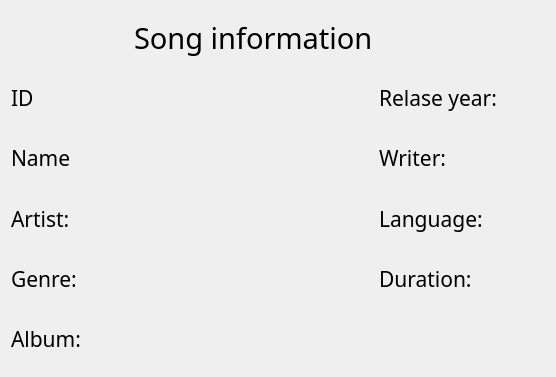
<?xml version="1.0" encoding="UTF-8"?>
<ui version="4.0">
 <class>Show</class>
 <widget class="QWidget" name="Show">
  <property name="geometry">
   <rect>
    <x>0</x>
    <y>0</y>
    <width>556</width>
    <height>377</height>
   </rect>
  </property>
  <property name="windowTitle">
   <string>Show</string>
  </property>
  <property name="windowIcon">
   <iconset resource="RES.qrc">
    <normaloff>:/icon/office-reports-icon-outline-office-reports-vector-icon-for-web-design-isolated-on-white-background-700-219898713.jpg</normaloff>:/icon/office-reports-icon-outline-office-reports-vector-icon-for-web-design-isolated-on-white-background-700-219898713.jpg</iconset>
  </property>
  <layout class="QGridLayout" name="gridLayout">
   <item row="7" column="1" colspan="2">
    <widget class="QLabel" name="show_album">
     <property name="font">
      <font>
       <family>Century Gothic</family>
       <pointsize>16</pointsize>
      </font>
     </property>
     <property name="text">
      <string/>
     </property>
    </widget>
   </item>
   <item row="2" column="0">
    <widget class="QLabel" name="infor_id">
     <property name="font">
      <font>
       <family>Modern No. 20</family>
       <pointsize>16</pointsize>
      </font>
     </property>
     <property name="text">
      <string>ID</string>
     </property>
     <property name="buddy">
      <cstring>infor_id</cstring>
     </property>
    </widget>
   </item>
   <item row="2" column="4">
    <widget class="QLabel" name="show_year">
     <property name="font">
      <font>
       <family>Century Gothic</family>
       <pointsize>16</pointsize>
      </font>
     </property>
     <property name="text">
      <string/>
     </property>
    </widget>
   </item>
   <item row="5" column="3">
    <widget class="QLabel" name="infor_lng">
     <property name="font">
      <font>
       <family>Modern No. 20</family>
       <pointsize>16</pointsize>
      </font>
     </property>
     <property name="text">
      <string>Language:</string>
     </property>
    </widget>
   </item>
   <item row="3" column="3">
    <widget class="QLabel" name="infor_writer">
     <property name="font">
      <font>
       <family>Modern No. 20</family>
       <pointsize>16</pointsize>
      </font>
     </property>
     <property name="text">
      <string>Writer:</string>
     </property>
    </widget>
   </item>
   <item row="3" column="4">
    <widget class="QLabel" name="show_writer">
     <property name="font">
      <font>
       <family>Century Gothic</family>
       <pointsize>16</pointsize>
      </font>
     </property>
     <property name="text">
      <string/>
     </property>
    </widget>
   </item>
   <item row="0" column="2">
    <widget class="QLabel" name="title">
     <property name="font">
      <font>
       <family>Modern No. 20</family>
       <pointsize>22</pointsize>
      </font>
     </property>
     <property name="text">
      <string>Song information</string>
     </property>
    </widget>
   </item>
   <item row="6" column="4">
    <widget class="QLabel" name="show_time">
     <property name="font">
      <font>
       <family>Century Gothic</family>
       <pointsize>16</pointsize>
      </font>
     </property>
     <property name="text">
      <string/>
     </property>
    </widget>
   </item>
   <item row="6" column="0">
    <widget class="QLabel" name="infor_genre">
     <property name="font">
      <font>
       <family>Modern No. 20</family>
       <pointsize>16</pointsize>
      </font>
     </property>
     <property name="text">
      <string>Genre:</string>
     </property>
    </widget>
   </item>
   <item row="5" column="1" colspan="2">
    <widget class="QLabel" name="show_artist">
     <property name="font">
      <font>
       <family>Century Gothic</family>
       <pointsize>16</pointsize>
      </font>
     </property>
     <property name="text">
      <string/>
     </property>
    </widget>
   </item>
   <item row="7" column="0">
    <widget class="QLabel" name="infor_album">
     <property name="font">
      <font>
       <family>Modern No. 20</family>
       <pointsize>16</pointsize>
      </font>
     </property>
     <property name="text">
      <string>Album:</string>
     </property>
    </widget>
   </item>
   <item row="5" column="4">
    <widget class="QLabel" name="show_lng">
     <property name="font">
      <font>
       <family>Century Gothic</family>
       <pointsize>16</pointsize>
      </font>
     </property>
     <property name="text">
      <string/>
     </property>
    </widget>
   </item>
   <item row="2" column="1" colspan="2">
    <widget class="QLabel" name="show_id">
     <property name="font">
      <font>
       <family>Century Gothic</family>
       <pointsize>16</pointsize>
      </font>
     </property>
     <property name="text">
      <string/>
     </property>
     <property name="buddy">
      <cstring>show_id</cstring>
     </property>
    </widget>
   </item>
   <item row="6" column="1" colspan="2">
    <widget class="QLabel" name="show_genre">
     <property name="font">
      <font>
       <family>Century Gothic</family>
       <pointsize>16</pointsize>
      </font>
     </property>
     <property name="text">
      <string/>
     </property>
    </widget>
   </item>
   <item row="5" column="0">
    <widget class="QLabel" name="infor_artist">
     <property name="font">
      <font>
       <family>Modern No. 20</family>
       <pointsize>16</pointsize>
      </font>
     </property>
     <property name="text">
      <string>Artist:</string>
     </property>
    </widget>
   </item>
   <item row="2" column="3">
    <widget class="QLabel" name="infor_year">
     <property name="font">
      <font>
       <family>Modern No. 20</family>
       <pointsize>16</pointsize>
      </font>
     </property>
     <property name="text">
      <string>Relase year:</string>
     </property>
     <property name="buddy">
      <cstring>infor_year</cstring>
     </property>
    </widget>
   </item>
   <item row="6" column="3">
    <widget class="QLabel" name="infor_time">
     <property name="font">
      <font>
       <family>Modern No. 20</family>
       <pointsize>16</pointsize>
      </font>
     </property>
     <property name="text">
      <string>Duration:</string>
     </property>
    </widget>
   </item>
   <item row="3" column="1">
    <widget class="QLabel" name="show_name">
     <property name="font">
      <font>
       <family>Century Gothic</family>
       <pointsize>16</pointsize>
      </font>
     </property>
     <property name="text">
      <string/>
     </property>
    </widget>
   </item>
   <item row="3" column="0">
    <widget class="QLabel" name="label">
     <property name="font">
      <font>
       <family>Modern No. 20</family>
       <pointsize>16</pointsize>
      </font>
     </property>
     <property name="text">
      <string>Name</string>
     </property>
    </widget>
   </item>
  </layout>
 </widget>
 <resources>
  <include location="RES.qrc"/>
 </resources>
 <connections/>
</ui>
